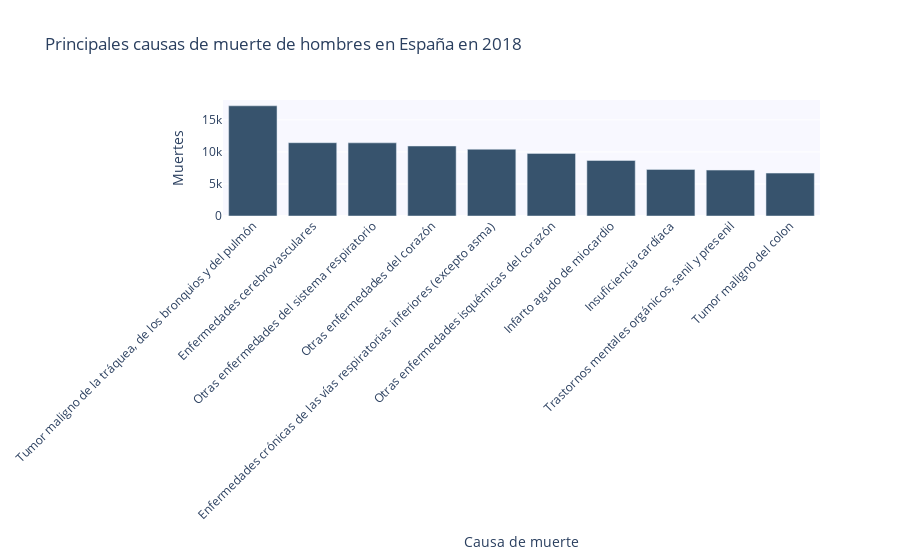

The cell this chart's notebook holds for it:
### Code cell
# Crear la figura
fig2 = go.Figure()

# Agregar los datos de las barras
fig2.add_trace(go.Bar(
    x=df_todas_causas_2018_hombres['cause_name'],
    y=df_todas_causas_2018_hombres['Total'],
    marker_color='rgb(55, 83, 109)' # Color de las barras
))

# Actualizar el diseño del gráfico
fig2.update_layout(
    title='Principales causas de muerte de hombres en España en 2018',
    xaxis_title='Causa de muerte',
    yaxis_title='Muertes',
    bargap=0.1, # Espacio entre barras
    bargroupgap=0.1, # Espacio entre grupos de barras
    xaxis_tickangle=-45, # Ángulo de rotación de las etiquetas del eje x
    plot_bgcolor='rgb(248, 248, 255)', # Color de fondo del gráfico
)

# Mostrar el gráfico
fig2.show()

### Figure 1 — Plotly figure (JSON) as saved in the notebook; plotly's stock layout.template omitted (floating-point values rounded to 4 significant figures)
{"data": [{"marker": {"color": "rgb(55, 83, 109)"}, "type": "bar", "x": ["Tumor maligno de la tráquea, de los bronquios y del pulmón", "Enfermedades cerebrovasculares", "Otras enfermedades del sistema respiratorio", "Otras enfermedades del corazón", "Enfermedades crónicas de las vías respiratorias inferiores (excepto asma)", "Otras enfermedades isquémicas del corazón", "Infarto agudo de miocardio", "Insuficiencia cardíaca", "Trastornos mentales orgánicos, senil y presenil", "Tumor maligno del colon"], "y": [17194, 11435, 11415, 10921, 10413, 9763, 8660, 7266, 7162, 6690]}], "layout": {"bargap": 0.1, "bargroupgap": 0.1, "plot_bgcolor": "rgb(248, 248, 255)", "title": {"text": "Principales causas de muerte de hombres en España en 2018"}, "xaxis": {"tickangle": -45, "title": {"text": "Causa de muerte"}}, "yaxis": {"title": {"text": "Muertes"}}}}
